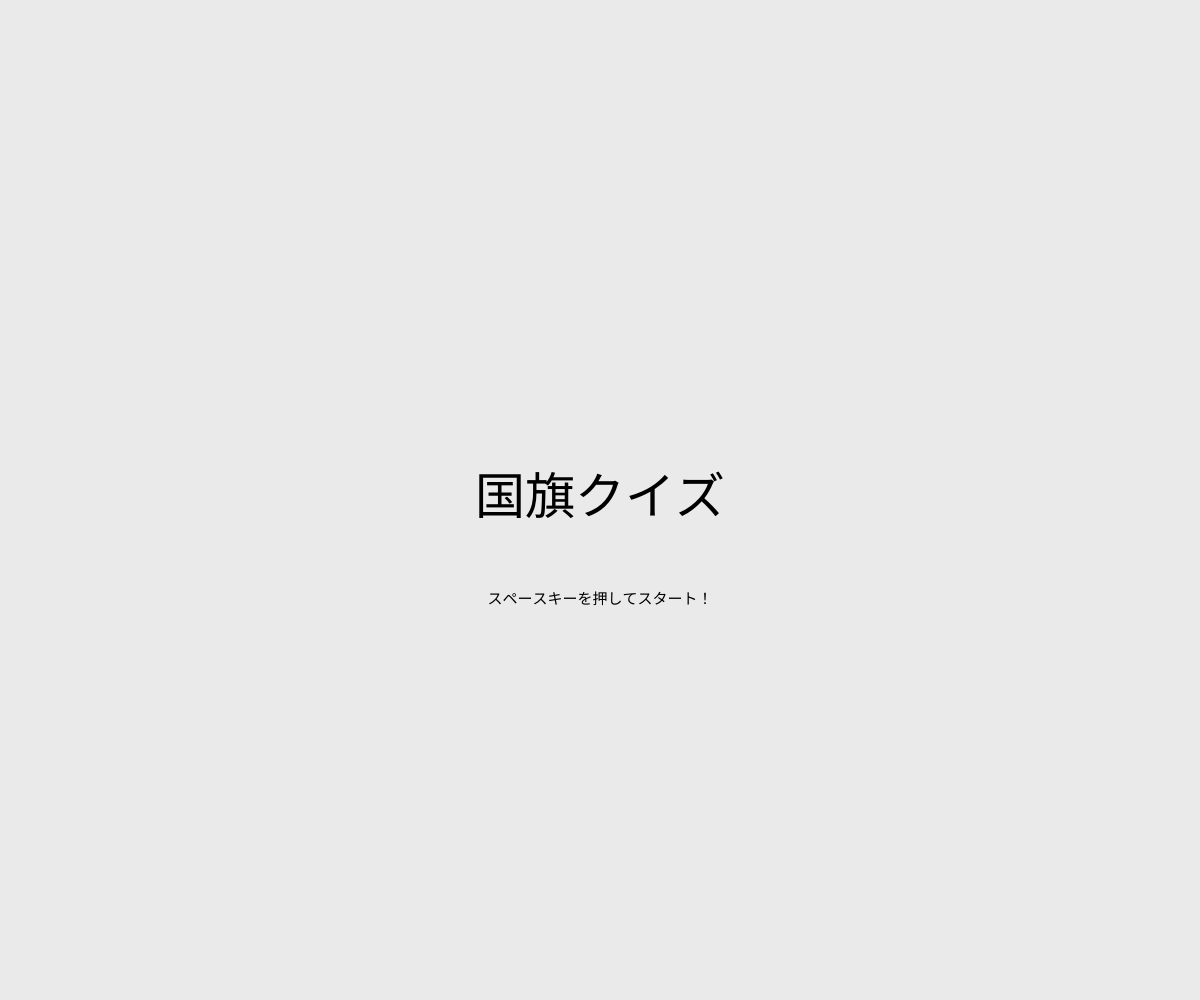
Frame 1 (no input)
Frame 60 (no input): identical to frame 1, image omitted
Frame 120 (the mouse pressed at the canvas centre since frame 60): identical to frame 1, image omitted

The p5.js sketch that drew this single still picture (run headless with seeded random() and noise() and a simulated clock; from frame 60 on, the mouse is pressed at the canvas centre):

// p5.js sketch
// ── sketch.js
let cx, cy, n, a; //グローバル変数として定義 cx,cy=画面の中心,n=(n+1)問目, answer=答え

function setup() {
  createCanvas(windowWidth, windowHeight);
  background(234);
  textAlign(CENTER, CENTER);

  cx = windowWidth / 2;
  cy = windowHeight / 2;
  n = 0;
  a = 0;

  // タイトル
  fill(0);
  textSize(50);
  text("国旗クイズ", cx, cy);
  textSize(15);
  text("スペースキーを押してスタート！", cx, cy * 6 / 5);
}
 
function draw(){
  if(n == 0){
    if(keyIsDown(" ".charCodeAt(0))){
      myanmar(); //(1)ミャンマー
    }else if(keyIsDown(UP_ARROW)){
      correct();
    }else if(keyIsDown(DOWN_ARROW)||keyIsDown(RIGHT_ARROW)||keyIsDown(LEFT_ARROW)){
      incorrect();
    }else if(keyIsDown(SHIFT)){
      n = 1;
    }
  }else if(n == 1){
    ukraine(); //(2)ウクライナ
    if(keyIsDown(DOWN_ARROW)){
      correct();
      n = 2;
    }else if(keyIsDown(UP_ARROW)||keyIsDown(RIGHT_ARROW)||keyIsDown(LEFT_ARROW)){
      incorrect();
      n = 2;
    }
  }else if(n == 2){
    if(keyIsDown(" ".charCodeAt(0))){
     austria(); //(3)オーストリア
    }else if(keyIsDown(DOWN_ARROW)){
      correct();
      n = 3;
    }else if(keyIsDown(UP_ARROW)||keyIsDown(RIGHT_ARROW)||keyIsDown(LEFT_ARROW)){
      incorrect();
      n = 3;
    }
  }
  }









      



//星型の関数
function star(sx, sy, r){
  beginShape(); 
    for (let i = 0; i < 5; i++){
      let theta = TWO_PI * i * 2 / 5 - HALF_PI;
      let x = sx + cos(theta) * r;
      let y = sy + sin(theta) * r;
      vertex(x,y);
    }
    endShape(CLOSE);
    } 

//問題文の関数
function quiz(){ 
    fill(0);
    textSize(25);
    text("Q. どこの国の国旗でしょう？", cx, cy);
    textSize(15);
    text("矢印キーで解答してください", cx, cy + textAscent() + textDescent() + 20);
}
    
//選択肢1個の関数
function optionbox(t, x, y){
  let w = textWidth(t);
  let h = textAscent() + textDescent();
  let p = 4;
  fill(180);
  noStroke();
  rect(x - textWidth(t) / 2 - p, y - h / 2, w + p * 2, h + p);
  fill(0);
  textSize(30);
  text(t, x, y);
}

//選択肢全体の関数
function option(a,b,c,d){
  optionbox(a, cx, cy * 3 / 2 - 50);
  optionbox(b, cx / 2, cy * 3 / 2);
  optionbox(c, cx, cy * 3 / 2 + 50);
  optionbox(d, cx * 3 / 2, cy * 3 / 2);
}

//正解の関数
function correct(){
  background(234);
  fill(139,0,0);
  textSize(80);
  text("正解", cx, cy);
  fill(0);
  textSize(15); 
  text("Shiftキーで次の問題へ", cx, cy * 6 / 5);
}

//不正解の関数
function incorrect(){
  background(234);
  fill(0,0,205);
  textSize(80);
  text("不正解…", cx, cy);
  fill(0);
  textSize(15); 
  text("Shiftキーで次の問題へ", cx, cy * 6 / 5);
}

//選択したboxの色を変える関数
function change(){
  
}

//(1)ミャンマー
function myanmar(){
  background(234);
  noStroke();
  fill(255, 210, 31);
  rect(0, 0, 450, 100); 
  fill(67, 191, 33);
  rect(0, 100, 450, 100);
  fill(242, 30, 2);
  rect(0, 200, 450, 100);
  fill(255);
  star(225, 157, 115);

  quiz();
  textSize(30);
  option("ミャンマー(↑)", "ベトナム(←)", "ラオス(↓)", "フィリピン(→)"); //選択肢
}

//(2)ウクライナ
function ukraine(){
  background(234);
  noStroke();
  fill(19, 95, 209);
  rect(0, 0, 450, 225);
  fill(252, 221, 18);
  rect(0, 150, 450, 150);

  quiz();
  textSize(30);
  option("リトアニア(↑)", "スペイン(←)", "ウクライナ(↓)", "モンテネグロ(→)"); //選択肢
}

//(3)オーストリア
function austria(){
  background(234);
  noStroke();
  fill(189, 19, 39);
  rect(0, 0, 450, 100); 
  fill(255);
  rect(0, 100, 450, 100);
  fill(189, 19, 39);
  rect(0, 200, 450, 100);

  quiz();
  textSize(30);
  option("ベルギー(↑)", "オーストリア(←)", "インドネシア(↓)", "オランダ(→)"); //選択肢
}
